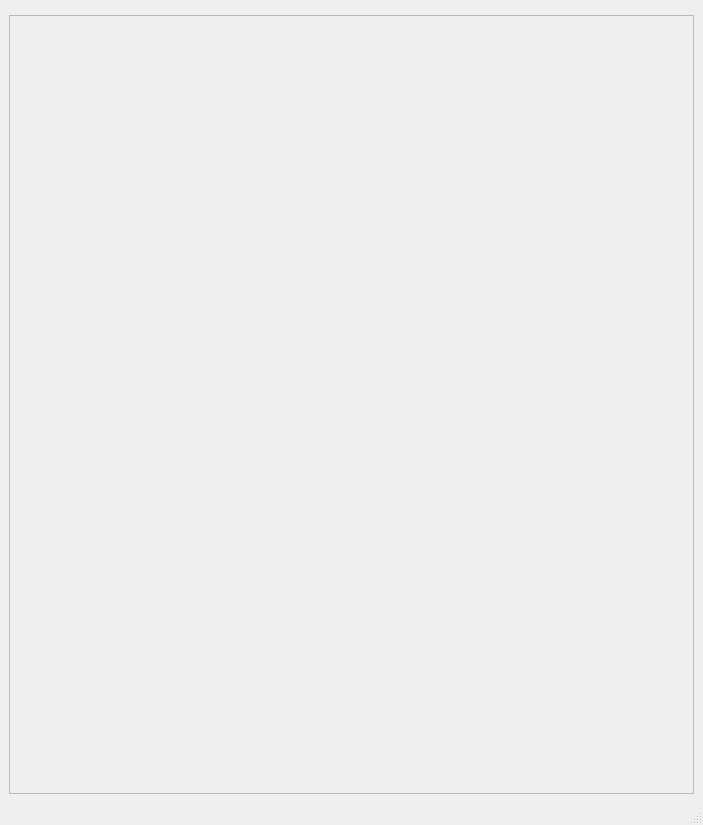
<?xml version="1.0" encoding="UTF-8"?>
<ui version="4.0">
 <class>MainWindow</class>
 <widget class="QMainWindow" name="MainWindow">
  <property name="geometry">
   <rect>
    <x>0</x>
    <y>0</y>
    <width>703</width>
    <height>825</height>
   </rect>
  </property>
  <property name="windowTitle">
   <string>MainWindow</string>
  </property>
  <widget class="QWidget" name="centralwidget">
   <layout class="QVBoxLayout" name="verticalLayout_2">
    <item>
     <widget class="QStackedWidget" name="stackedWidget">
      <property name="currentIndex">
       <number>0</number>
      </property>
      <widget class="QWidget" name="main_page">
       <layout class="QVBoxLayout" name="verticalLayout_39">
        <property name="leftMargin">
         <number>0</number>
        </property>
        <property name="topMargin">
         <number>6</number>
        </property>
        <property name="rightMargin">
         <number>0</number>
        </property>
        <property name="bottomMargin">
         <number>0</number>
        </property>
        <item>
         <layout class="QVBoxLayout" name="verticalLayout">
          <property name="sizeConstraint">
           <enum>QLayout::SetDefaultConstraint</enum>
          </property>
         </layout>
        </item>
        <item>
         <layout class="QHBoxLayout" name="horizontalLayout_3">
          <item>
           <widget class="QFrame" name="main_content_frame">
            <property name="frameShape">
             <enum>QFrame::StyledPanel</enum>
            </property>
            <property name="frameShadow">
             <enum>QFrame::Raised</enum>
            </property>
            <layout class="QHBoxLayout" name="horizontalLayout">
             <item>
              <widget class="QWidget" name="widget" native="true"/>
             </item>
            </layout>
           </widget>
          </item>
         </layout>
        </item>
       </layout>
      </widget>
      <widget class="QWidget" name="project_page">
       <layout class="QVBoxLayout" name="verticalLayout_3">
        <property name="leftMargin">
         <number>2</number>
        </property>
        <property name="topMargin">
         <number>2</number>
        </property>
        <property name="rightMargin">
         <number>0</number>
        </property>
        <property name="bottomMargin">
         <number>0</number>
        </property>
        <item>
         <layout class="QHBoxLayout" name="horizontalLayout_23">
          <item>
           <widget class="QPushButton" name="btn_project_page_back">
            <property name="text">
             <string>Back</string>
            </property>
           </widget>
          </item>
          <item>
           <spacer name="horizontalSpacer_3">
            <property name="orientation">
             <enum>Qt::Horizontal</enum>
            </property>
            <property name="sizeType">
             <enum>QSizePolicy::Minimum</enum>
            </property>
            <property name="sizeHint" stdset="0">
             <size>
              <width>40</width>
              <height>20</height>
             </size>
            </property>
           </spacer>
          </item>
          <item>
           <widget class="QLabel" name="lbl_project_name">
            <property name="text">
             <string>Storage Space Name: No Space Opened</string>
            </property>
           </widget>
          </item>
          <item>
           <spacer name="horizontalSpacer_13">
            <property name="orientation">
             <enum>Qt::Horizontal</enum>
            </property>
            <property name="sizeHint" stdset="0">
             <size>
              <width>40</width>
              <height>20</height>
             </size>
            </property>
           </spacer>
          </item>
         </layout>
        </item>
        <item>
         <widget class="QTabWidget" name="tab_widget_project_page">
          <property name="tabPosition">
           <enum>QTabWidget::West</enum>
          </property>
          <property name="tabShape">
           <enum>QTabWidget::Rounded</enum>
          </property>
          <property name="currentIndex">
           <number>0</number>
          </property>
          <property name="tabsClosable">
           <bool>false</bool>
          </property>
          <widget class="QWidget" name="tab_home">
           <attribute name="title">
            <string>Page</string>
           </attribute>
           <layout class="QVBoxLayout" name="verticalLayout_67">
            <property name="leftMargin">
             <number>0</number>
            </property>
            <property name="topMargin">
             <number>0</number>
            </property>
            <property name="rightMargin">
             <number>0</number>
            </property>
            <property name="bottomMargin">
             <number>0</number>
            </property>
            <item>
             <widget class="QFrame" name="frame_24">
              <property name="frameShape">
               <enum>QFrame::StyledPanel</enum>
              </property>
              <property name="frameShadow">
               <enum>QFrame::Raised</enum>
              </property>
              <layout class="QVBoxLayout" name="verticalLayout_44">
               <item>
                <widget class="QLabel" name="lbl_project_page_welcome">
                 <property name="font">
                  <font>
                   <pointsize>11</pointsize>
                   <weight>75</weight>
                   <bold>true</bold>
                  </font>
                 </property>
                 <property name="text">
                  <string>Welcome</string>
                 </property>
                </widget>
               </item>
               <item>
                <layout class="QHBoxLayout" name="horizontalLayout_41">
                 <item>
                  <widget class="QPushButton" name="btn_new_blank_project">
                   <property name="text">
                    <string>New Blank Space</string>
                   </property>
                  </widget>
                 </item>
                 <item>
                  <spacer name="horizontalSpacer_21">
                   <property name="orientation">
                    <enum>Qt::Horizontal</enum>
                   </property>
                   <property name="sizeHint" stdset="0">
                    <size>
                     <width>40</width>
                     <height>20</height>
                    </size>
                   </property>
                  </spacer>
                 </item>
                </layout>
               </item>
               <item>
                <widget class="Line" name="line_2">
                 <property name="orientation">
                  <enum>Qt::Horizontal</enum>
                 </property>
                </widget>
               </item>
               <item>
                <widget class="QLabel" name="lbl_project_page_recent">
                 <property name="text">
                  <string>Recent</string>
                 </property>
                </widget>
               </item>
               <item>
                <widget class="QScrollArea" name="scroll_area_home_project">
                 <property name="widgetResizable">
                  <bool>true</bool>
                 </property>
                 <widget class="QWidget" name="scrollAreaWidgetContents_6">
                  <property name="geometry">
                   <rect>
                    <x>0</x>
                    <y>0</y>
                    <width>635</width>
                    <height>571</height>
                   </rect>
                  </property>
                  <layout class="QVBoxLayout" name="scroll_area_home_project_layout">
                   <property name="leftMargin">
                    <number>9</number>
                   </property>
                   <property name="rightMargin">
                    <number>9</number>
                   </property>
                   <item>
                    <layout class="QHBoxLayout" name="horizontalLayout_38">
                     <item>
                      <widget class="QLabel" name="lbl_scroll_area_home_project_name">
                       <property name="text">
                        <string>Name</string>
                       </property>
                      </widget>
                     </item>
                     <item>
                      <spacer name="horizontalSpacer_18">
                       <property name="orientation">
                        <enum>Qt::Horizontal</enum>
                       </property>
                       <property name="sizeHint" stdset="0">
                        <size>
                         <width>40</width>
                         <height>20</height>
                        </size>
                       </property>
                      </spacer>
                     </item>
                     <item>
                      <widget class="QLabel" name="lbl_scroll_area_home_project_date_modified">
                       <property name="text">
                        <string>Date Modified</string>
                       </property>
                      </widget>
                     </item>
                    </layout>
                   </item>
                   <item>
                    <spacer name="verticalSpacer_6">
                     <property name="orientation">
                      <enum>Qt::Vertical</enum>
                     </property>
                     <property name="sizeHint" stdset="0">
                      <size>
                       <width>20</width>
                       <height>40</height>
                      </size>
                     </property>
                    </spacer>
                   </item>
                  </layout>
                 </widget>
                </widget>
               </item>
              </layout>
             </widget>
            </item>
            <item>
             <widget class="QFrame" name="frame_bottom_home_project_page">
              <property name="frameShape">
               <enum>QFrame::StyledPanel</enum>
              </property>
              <property name="frameShadow">
               <enum>QFrame::Raised</enum>
              </property>
              <layout class="QVBoxLayout" name="verticalLayout_66">
               <item>
                <layout class="QHBoxLayout" name="horizontalLayout_39">
                 <item>
                  <widget class="QPushButton" name="btn_help_8">
                   <property name="text">
                    <string>Help</string>
                   </property>
                  </widget>
                 </item>
                 <item>
                  <spacer name="horizontalSpacer_19">
                   <property name="orientation">
                    <enum>Qt::Horizontal</enum>
                   </property>
                   <property name="sizeHint" stdset="0">
                    <size>
                     <width>148</width>
                     <height>20</height>
                    </size>
                   </property>
                  </spacer>
                 </item>
                </layout>
               </item>
              </layout>
             </widget>
            </item>
           </layout>
          </widget>
          <widget class="QWidget" name="tab_new">
           <property name="font">
            <font>
             <pointsize>8</pointsize>
             <stylestrategy>PreferDefault</stylestrategy>
            </font>
           </property>
           <attribute name="title">
            <string>New</string>
           </attribute>
           <layout class="QVBoxLayout" name="verticalLayout_51">
            <property name="leftMargin">
             <number>0</number>
            </property>
            <property name="topMargin">
             <number>0</number>
            </property>
            <property name="rightMargin">
             <number>0</number>
            </property>
            <property name="bottomMargin">
             <number>0</number>
            </property>
            <item>
             <widget class="QFrame" name="frame_11">
              <property name="frameShape">
               <enum>QFrame::StyledPanel</enum>
              </property>
              <property name="frameShadow">
               <enum>QFrame::Raised</enum>
              </property>
              <layout class="QVBoxLayout" name="verticalLayout_40">
               <item>
                <widget class="QLabel" name="lbl_project_page_new">
                 <property name="font">
                  <font>
                   <pointsize>11</pointsize>
                   <weight>75</weight>
                   <bold>true</bold>
                  </font>
                 </property>
                 <property name="text">
                  <string>New</string>
                 </property>
                </widget>
               </item>
               <item>
                <layout class="QVBoxLayout" name="verticalLayout_43">
                 <property name="spacing">
                  <number>6</number>
                 </property>
                 <item>
                  <widget class="QScrollArea" name="scroll_area_new_project">
                   <property name="widgetResizable">
                    <bool>true</bool>
                   </property>
                   <widget class="QWidget" name="scrollAreaWidgetContents_2">
                    <property name="geometry">
                     <rect>
                      <x>0</x>
                      <y>0</y>
                      <width>112</width>
                      <height>75</height>
                     </rect>
                    </property>
                    <layout class="QVBoxLayout" name="scroll_area_new_project_layout">
                     <item>
                      <widget class="Line" name="line">
                       <property name="orientation">
                        <enum>Qt::Horizontal</enum>
                       </property>
                      </widget>
                     </item>
                     <item>
                      <widget class="QFrame" name="frame_25">
                       <property name="frameShape">
                        <enum>QFrame::StyledPanel</enum>
                       </property>
                       <property name="frameShadow">
                        <enum>QFrame::Raised</enum>
                       </property>
                       <layout class="QVBoxLayout" name="verticalLayout_62">
                        <item>
                         <layout class="QHBoxLayout" name="horizontalLayout_37">
                          <item>
                           <widget class="QLabel" name="label_10">
                            <property name="text">
                             <string>My Templates</string>
                            </property>
                           </widget>
                          </item>
                          <item>
                           <spacer name="horizontalSpacer_17">
                            <property name="orientation">
                             <enum>Qt::Horizontal</enum>
                            </property>
                            <property name="sizeHint" stdset="0">
                             <size>
                              <width>40</width>
                              <height>20</height>
                             </size>
                            </property>
                           </spacer>
                          </item>
                         </layout>
                        </item>
                        <item>
                         <spacer name="verticalSpacer_5">
                          <property name="orientation">
                           <enum>Qt::Vertical</enum>
                          </property>
                          <property name="sizeHint" stdset="0">
                           <size>
                            <width>20</width>
                            <height>723</height>
                           </size>
                          </property>
                         </spacer>
                        </item>
                       </layout>
                      </widget>
                     </item>
                    </layout>
                   </widget>
                  </widget>
                 </item>
                </layout>
               </item>
              </layout>
             </widget>
            </item>
            <item>
             <widget class="QFrame" name="frame_bottom_new_project_page">
              <property name="frameShape">
               <enum>QFrame::StyledPanel</enum>
              </property>
              <property name="frameShadow">
               <enum>QFrame::Raised</enum>
              </property>
              <layout class="QVBoxLayout" name="verticalLayout_49">
               <item>
                <layout class="QHBoxLayout" name="horizontalLayout_34">
                 <item>
                  <widget class="QPushButton" name="btn_help_5">
                   <property name="text">
                    <string>Help</string>
                   </property>
                  </widget>
                 </item>
                 <item>
                  <spacer name="horizontalSpacer_12">
                   <property name="orientation">
                    <enum>Qt::Horizontal</enum>
                   </property>
                   <property name="sizeHint" stdset="0">
                    <size>
                     <width>148</width>
                     <height>20</height>
                    </size>
                   </property>
                  </spacer>
                 </item>
                </layout>
               </item>
              </layout>
             </widget>
            </item>
           </layout>
          </widget>
          <widget class="QWidget" name="tab_open">
           <attribute name="title">
            <string>Open</string>
           </attribute>
           <layout class="QVBoxLayout" name="verticalLayout_58">
            <property name="leftMargin">
             <number>0</number>
            </property>
            <property name="topMargin">
             <number>0</number>
            </property>
            <property name="rightMargin">
             <number>0</number>
            </property>
            <property name="bottomMargin">
             <number>0</number>
            </property>
            <item>
             <widget class="QFrame" name="frame_13">
              <property name="frameShape">
               <enum>QFrame::StyledPanel</enum>
              </property>
              <property name="frameShadow">
               <enum>QFrame::Raised</enum>
              </property>
              <layout class="QVBoxLayout" name="verticalLayout_53">
               <item>
                <widget class="QLabel" name="lbl_project_page_open">
                 <property name="font">
                  <font>
                   <pointsize>11</pointsize>
                   <weight>75</weight>
                   <bold>true</bold>
                  </font>
                 </property>
                 <property name="text">
                  <string>Open</string>
                 </property>
                </widget>
               </item>
               <item>
                <layout class="QVBoxLayout" name="verticalLayout_55">
                 <item>
                  <widget class="QLabel" name="label_2">
                   <property name="text">
                    <string>All Projects</string>
                   </property>
                  </widget>
                 </item>
                 <item>
                  <widget class="QScrollArea" name="scroll_area_open_project">
                   <property name="widgetResizable">
                    <bool>true</bool>
                   </property>
                   <widget class="QWidget" name="scrollAreaWidgetContents">
                    <property name="geometry">
                     <rect>
                      <x>0</x>
                      <y>0</y>
                      <width>125</width>
                      <height>46</height>
                     </rect>
                    </property>
                    <layout class="QVBoxLayout" name="scroll_area_open_project_layout">
                     <property name="leftMargin">
                      <number>9</number>
                     </property>
                     <property name="rightMargin">
                      <number>9</number>
                     </property>
                     <item>
                      <layout class="QHBoxLayout" name="horizontalLayout_22">
                       <item>
                        <widget class="QLabel" name="lbl_scroll_area_open_project_name">
                         <property name="text">
                          <string>Name</string>
                         </property>
                        </widget>
                       </item>
                       <item>
                        <spacer name="horizontalSpacer_16">
                         <property name="orientation">
                          <enum>Qt::Horizontal</enum>
                         </property>
                         <property name="sizeHint" stdset="0">
                          <size>
                           <width>40</width>
                           <height>20</height>
                          </size>
                         </property>
                        </spacer>
                       </item>
                       <item>
                        <widget class="QLabel" name="lbl_scroll_area_open_project_date_modified">
                         <property name="text">
                          <string>Date Modified</string>
                         </property>
                        </widget>
                       </item>
                      </layout>
                     </item>
                     <item>
                      <spacer name="verticalSpacer_4">
                       <property name="orientation">
                        <enum>Qt::Vertical</enum>
                       </property>
                       <property name="sizeHint" stdset="0">
                        <size>
                         <width>20</width>
                         <height>40</height>
                        </size>
                       </property>
                      </spacer>
                     </item>
                    </layout>
                   </widget>
                  </widget>
                 </item>
                </layout>
               </item>
              </layout>
             </widget>
            </item>
            <item>
             <widget class="QFrame" name="frame_bottom_open_project_page">
              <property name="frameShape">
               <enum>QFrame::StyledPanel</enum>
              </property>
              <property name="frameShadow">
               <enum>QFrame::Raised</enum>
              </property>
              <layout class="QVBoxLayout" name="verticalLayout_57">
               <item>
                <layout class="QHBoxLayout" name="horizontalLayout_35">
                 <item>
                  <widget class="QPushButton" name="btn_help_6">
                   <property name="text">
                    <string>Help</string>
                   </property>
                  </widget>
                 </item>
                 <item>
                  <spacer name="horizontalSpacer_5">
                   <property name="orientation">
                    <enum>Qt::Horizontal</enum>
                   </property>
                   <property name="sizeHint" stdset="0">
                    <size>
                     <width>40</width>
                     <height>20</height>
                    </size>
                   </property>
                  </spacer>
                 </item>
                </layout>
               </item>
              </layout>
             </widget>
            </item>
           </layout>
          </widget>
          <widget class="QWidget" name="tab_delete">
           <attribute name="title">
            <string>Delete</string>
           </attribute>
           <layout class="QVBoxLayout" name="verticalLayout_64">
            <property name="leftMargin">
             <number>0</number>
            </property>
            <property name="topMargin">
             <number>0</number>
            </property>
            <property name="rightMargin">
             <number>0</number>
            </property>
            <property name="bottomMargin">
             <number>0</number>
            </property>
            <item>
             <widget class="QFrame" name="frame_23">
              <property name="frameShape">
               <enum>QFrame::StyledPanel</enum>
              </property>
              <property name="frameShadow">
               <enum>QFrame::Raised</enum>
              </property>
              <layout class="QVBoxLayout" name="verticalLayout_52">
               <item>
                <widget class="QLabel" name="lbl_project_page_delete">
                 <property name="font">
                  <font>
                   <pointsize>11</pointsize>
                   <weight>75</weight>
                   <bold>true</bold>
                  </font>
                 </property>
                 <property name="text">
                  <string>Delete</string>
                 </property>
                </widget>
               </item>
               <item>
                <layout class="QVBoxLayout" name="verticalLayout_59">
                 <item>
                  <widget class="QLabel" name="label_4">
                   <property name="text">
                    <string>All Projects</string>
                   </property>
                  </widget>
                 </item>
                 <item>
                  <widget class="QScrollArea" name="scroll_area_delete_project">
                   <property name="widgetResizable">
                    <bool>true</bool>
                   </property>
                   <widget class="QWidget" name="scrollAreaWidgetContents_3">
                    <property name="geometry">
                     <rect>
                      <x>0</x>
                      <y>0</y>
                      <width>633</width>
                      <height>609</height>
                     </rect>
                    </property>
                    <layout class="QVBoxLayout" name="scroll_area_delete_project_layout">
                     <property name="leftMargin">
                      <number>9</number>
                     </property>
                     <property name="rightMargin">
                      <number>9</number>
                     </property>
                     <item>
                      <layout class="QHBoxLayout" name="horizontalLayout_40">
                       <item>
                        <widget class="QCheckBox" name="cb_scroll_area_delete_select_all">
                         <property name="text">
                          <string/>
                         </property>
                        </widget>
                       </item>
                       <item>
                        <widget class="QPushButton" name="btn_scroll_area_delete_delete">
                         <property name="text">
                          <string>Delete</string>
                         </property>
                        </widget>
                       </item>
                       <item>
                        <widget class="QLabel" name="lbl_scroll_area_delete_project_name">
                         <property name="text">
                          <string>Name</string>
                         </property>
                         <property name="alignment">
                          <set>Qt::AlignLeading|Qt::AlignLeft|Qt::AlignVCenter</set>
                         </property>
                        </widget>
                       </item>
                       <item>
                        <spacer name="horizontalSpacer_20">
                         <property name="orientation">
                          <enum>Qt::Horizontal</enum>
                         </property>
                         <property name="sizeHint" stdset="0">
                          <size>
                           <width>40</width>
                           <height>20</height>
                          </size>
                         </property>
                        </spacer>
                       </item>
                       <item>
                        <widget class="QLabel" name="lbl_scroll_area_delete_date_modified">
                         <property name="text">
                          <string>Date Modified</string>
                         </property>
                        </widget>
                       </item>
                      </layout>
                     </item>
                     <item>
                      <spacer name="verticalSpacer_7">
                       <property name="orientation">
                        <enum>Qt::Vertical</enum>
                       </property>
                       <property name="sizeHint" stdset="0">
                        <size>
                         <width>20</width>
                         <height>40</height>
                        </size>
                       </property>
                      </spacer>
                     </item>
                    </layout>
                   </widget>
                  </widget>
                 </item>
                </layout>
               </item>
              </layout>
             </widget>
            </item>
            <item>
             <widget class="QFrame" name="frame_bottom_delete_project_page">
              <property name="frameShape">
               <enum>QFrame::StyledPanel</enum>
              </property>
              <property name="frameShadow">
               <enum>QFrame::Raised</enum>
              </property>
              <layout class="QVBoxLayout" name="verticalLayout_63">
               <item>
                <layout class="QHBoxLayout" name="horizontalLayout_36">
                 <item>
                  <widget class="QPushButton" name="btn_help_7">
                   <property name="text">
                    <string>Help</string>
                   </property>
                  </widget>
                 </item>
                 <item>
                  <spacer name="horizontalSpacer_14">
                   <property name="orientation">
                    <enum>Qt::Horizontal</enum>
                   </property>
                   <property name="sizeHint" stdset="0">
                    <size>
                     <width>40</width>
                     <height>20</height>
                    </size>
                   </property>
                  </spacer>
                 </item>
                </layout>
               </item>
              </layout>
             </widget>
            </item>
           </layout>
          </widget>
          <widget class="QWidget" name="tab_close">
           <attribute name="title">
            <string>Close</string>
           </attribute>
          </widget>
          <widget class="QWidget" name="tab_import">
           <attribute name="title">
            <string>Import</string>
           </attribute>
          </widget>
          <widget class="QWidget" name="tab_export">
           <attribute name="title">
            <string>Export</string>
           </attribute>
          </widget>
          <widget class="QWidget" name="tab_settings">
           <attribute name="title">
            <string>Settings</string>
           </attribute>
          </widget>
          <widget class="QWidget" name="tab_exit_application">
           <attribute name="title">
            <string>Exit Application</string>
           </attribute>
          </widget>
         </widget>
        </item>
       </layout>
      </widget>
     </widget>
    </item>
   </layout>
  </widget>
  <widget class="QMenuBar" name="menubar">
   <property name="geometry">
    <rect>
     <x>0</x>
     <y>0</y>
     <width>703</width>
     <height>21</height>
    </rect>
   </property>
  </widget>
  <widget class="QStatusBar" name="statusbar"/>
 </widget>
 <resources/>
 <connections/>
</ui>
